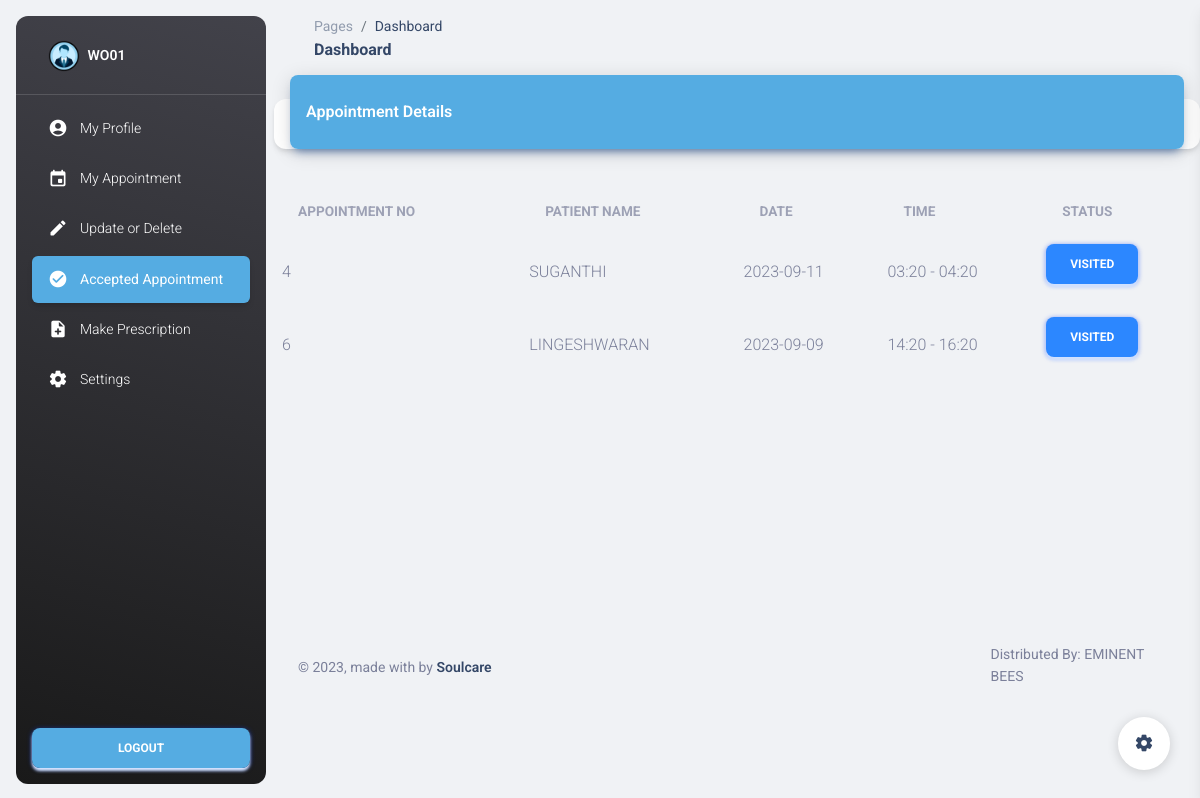
The app's page /accepted_appointment (signed in) with its own data.
### tables this page shows
CREATE TABLE doctors (
        docter_id INTEGER PRIMARY KEY AUTOINCREMENT,
        filename TEXT NOT NULL,
        username TEXT NOT NULL,
        password TEXT NOT NULL,
        first_name TEXT NOT NULL,
        last_name TEXT NOT NULL,
        birthdate DATE NOT NULL,
        age INTEGER NOT NULL ,
        gender TEXT NOT NULL,
        blood TEXT NOT NULL,
        specialization TEXT NOT NULL, 
        email TEXT NOT NULL,
        mobile TEXT NOT NULL
    );

CREATE TABLE appointments (
       appointment_id INTEGER PRIMARY KEY AUTOINCREMENT,
       user_id INTEGER NOT NULL,
       doctor_id INTEGER NOT NULL,
       username TEXT NOT NULL,
       name TEXT NOT NULL,
       doctor_name TEXT NOT NULL,
       date TEXT NOT NULL,
       from_time TEXT NOT NULL,
       to_time TEXT NOT NULL,
       appointment TEXT NOT NULL DEFAULT 'Pending',
       status TEXT ,
       FOREIGN KEY (doctor_id) REFERENCES doctors(docter_id),
       FOREIGN KEY (user_id) REFERENCES users(user_id)
   );

### app.py (the view)
@app.route('/accepted_appointment')
def accepted_appointment():
    if 'username' in session:
        username = session['username']
        with sql.connect("appointment.db") as conn:
            cur = conn.cursor()
            cur.execute("SELECT docter_id FROM doctors WHERE username = ?", (username,))
            doctor_id = cur.fetchone()[0]
            cur.execute("SELECT * FROM appointments WHERE appointment = 'Accepted' AND doctor_id = ? ",(doctor_id,))
            accepted_appointments = cur.fetchall()
    return render_template('accepted_appointment.html', username=username, accepted_appointments=accepted_appointments)

### templates/accepted_appointment.html (shortened to what this page needs)
<!DOCTYPE html>
<html lang="en">
<head>
  <link href="../static/assets/css/nucleo-icons.css" rel="stylesheet" />
  <link href="../static/assets/css/nucleo-svg.css" rel="stylesheet" />
  <link id="pagestyle" href="../static/assets/css/material-dashboard.css" rel="stylesheet" />
</head>
<body class="g-sidenav-show  bg-gray-200">
  <aside class="sidenav navbar navbar-vertical navbar-expand-xs border-0 border-radius-xl my-3 fixed-start ms-3   bg-gradient-dark" id="sidenav-main">
    <div class="sidenav-header">
      <a class="navbar-brand m-0" href=" https://demos.creative-tim.com/material-dashboard/pages/dashboard " target="_blank">
        <img src="../static/user.png" class="navbar-brand-img h-100" alt="main_logo">
        <span class="ms-1 font-weight-bold text-white">{{username}}</span>
      </a>
    </div>
    <hr class="horizontal light mt-0 mb-2">
    <div class="" id="sidenav-collapse-main">
      <ul class="navbar-nav">
        <li class="nav-item">
          <a class="nav-link text-white " href="doctor_dashboard">
            <div class="text-white text-center me-2 d-flex align-items-center justify-content-center">
              <i class="material-icons opacity-10">account_circle</i>
            </div>
            <span class="nav-link-text ms-1">My Profile</span>
          </a>
        </li>
        <li class="nav-item">
          <a class="nav-link text-white " href="doctor_appointment">
            <div class="text-white text-center me-2 d-flex align-items-center justify-content-center">
              <i class="material-icons opacity-10">event</i>
            </div>
            <span class="nav-link-text ms-1">My Appointment</span>
          </a>
        </li>
        <li class="nav-item">
          <a class="nav-link text-white " href="update_or_delete">
            <div class="text-white text-center me-2 d-flex align-items-center justify-content-center">
              <i class="material-icons opacity-10">edit</i>
            </div>
            <span class="nav-link-text ms-1">Update or Delete</span>
          </a>
        </li>
        <li class="nav-item">
          <a class="nav-link text-white  active bg-gradient-primary " href="accepted_appointment">
            <div class="text-white text-center me-2 d-flex align-items-center justify-content-center">
              <i class="material-icons opacity-10">check_circle</i>
            </div>
            <span class="nav-link-text ms-1">Accepted Appointment</span>
          </a>
        </li>
        <li class="nav-item">
          <a class="nav-link text-white " href="make_presription">
            <div class="text-white text-center me-2 d-flex align-items-center justify-content-center">
              <i class="material-icons opacity-10">note_add</i>
            </div>
            <span class="nav-link-text ms-1">Make Prescription</span>
          </a>
        </li>
        <li class="nav-item">
          <a class="nav-link text-white " href="doctor_change_password">
            <div class="text-white text-center me-2 d-flex align-items-center justify-content-center">
              <i class="material-icons opacity-10">settings</i>
            </div>
            <span class="nav-link-text ms-1">Settings</span>
          </a>
        </li>
      </ul>
    </div>
    <div class="sidenav-footer position-absolute w-100 bottom-0 ">
      <div class="mx-3">
        <a class="btn bg-gradient-primary mt-4 w-100" href="logout" type="button">logout</a>
      </div>
    </div>
  </aside>
  <main class="main-content position-relative max-height-vh-100 h-100 border-radius-lg ">
    <nav class="navbar navbar-main navbar-expand-lg px-0 mx-4 shadow-none border-radius-xl" id="navbarBlur" navbar-scroll="true">
      <div class="container-fluid py-1 px-3">
        <nav aria-label="breadcrumb">
          <ol class="breadcrumb bg-transparent mb-0 pb-0 pt-1 px-0 me-sm-6 me-5">
            <li class="breadcrumb-item text-sm"><a class="opacity-5 text-dark" href="javascript:;">Pages</a></li>
            <li class="breadcrumb-item text-sm text-dark active" aria-current="page">Dashboard</li>
          </ol>
          <h6 class="font-weight-bolder mb-0">Dashboard</h6>
        </nav>
        </div>
    </nav>
    <div class="row">
        <div class="col-12">
          <div class="card my-4">
            <div class="card-header p-0 position-relative mt-n4 mx-3 z-index-2">
                <div class="bg-gradient-primary shadow-primary border-radius-lg pt-4 pb-3">
                       <h6 class="text-white text-capitalize ps-3">Appointment Details</h6>
                    </div>
                </div>
            </div>
            <div class="card-body px-0 pb-2">
              <div class="table-responsive p-0">
                <table class="table align-items-center mb-0">
                  <thead>
                    <tr>
                      <th class=" text-uppercase text-secondary text-xxs font-weight-bolder opacity-7">Appointment  No</th>
                      <th class="text-uppercase text-secondary text-xxs font-weight-bolder opacity-7">Patient Name</th>
                      <th class="text-uppercase text-secondary text-xxs font-weight-bolder opacity-7">Date</th>
                      <th class="text-uppercase text-secondary text-xxs font-weight-bolder opacity-7">Time</th>
                      <th class="text-uppercase text-secondary text-xxs font-weight-bolder opacity-7">Status</th>
                    </tr>
                  </thead>
                  <tbody>
                    {% for appointment in accepted_appointments %}
                    <tr>
                      <td class="align-middle ">
                        <p class="text-xs text-secondary mb-0">{{ appointment[0] }}</p>
                      </td>
                      <td class="align-middle ">
                        <p class="text-xs text-secondary mb-0">{{ appointment[4] }}</p>
                      </td>
                      <td class="align-middle ">
                        <p class="text-xs text-secondary mb-0">{{ appointment[6] }}</p>
                      </td>
                      <td class="align-middle">
                        <p class="text-xs text-secondary mb-0">{{ appointment[7] }} - {{ appointment[8] }}</p>
                      </td>
                      <td>
                            {% if appointment[9] == 'Accepted' and appointment[10] == 'Not Visited' %}
                                <form action="{{ url_for('patient_status', appointment_id=appointment[0]) }}" method="post">
                                    <input type="submit" value="Visited" class="status-button btn btn-primary">
                                </form>
                            {% else %}
                            <p class="text-xs text-secondary mb-0">Visited</p>
                            {% endif %}
                       </td>
                    {% endfor %}
                      </tr>
                  </tbody>
                </table>
              </div>
            </div>
          </div>
        </div>
      <br><br><br><br><br><br><br><br><br><footer class="footer py-4  ">
        <div class="container-fluid">
          <div class="row align-items-center justify-content-lg-between">
            <div class="col-lg-4 mb-lg-0 mb-4">
              <div class="copyright text-center text-sm text-muted text-lg-start">
                © ,
                made with  by
                <a href="https://www.creative-tim.com" class="font-weight-bold" target="_blank">Soulcare </a>
              </div>
            </div>
            <div class="col-lg-3">
              <ul class="nav nav-footer justify-content-center justify-content-lg-end">
              <li class="nav-item">
                <a href="https://www.creative-tim.com" class="nav-link text-muted" target="_blank">Distributed By: EMINENT BEES</a>
              </li>
            </ul>
            </div>
          </div>
        </div>
      </footer>
  </main>
  <div class="fixed-plugin">
    <a class="fixed-plugin-button text-dark position-fixed px-3 py-2">
      <i class="material-icons py-2">settings</i>
    </a>
  </div>
</body>
</html>

### records on screen
doctors: username "WO01"
appointments: appointment_id "4", name "SUGANTHI", date "2023-09-11", from_time "03:20", to_time "04:20"
appointments: appointment_id "6", name "LINGESHWARAN", date "2023-09-09", from_time "14:20", to_time "16:20"
